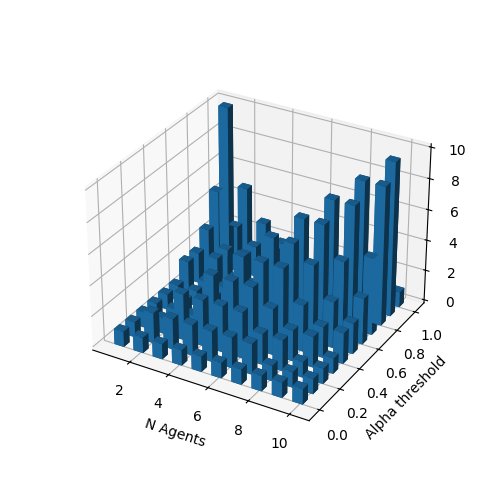

Python code for this plot:
import gurobipy as gp
from gurobipy import GRB
import numpy as np
import matplotlib.pyplot as plt


def get_max_sent_messages(n_agents: int, alpha_thres: float):
    # Create a new model
    model = gp.Model()
    model.setParam("OutputFlag", 0)  # Disables solver print output

    # Create variables
    alpha = {}
    beta = {}
    for i in range(n_agents):
        alpha[i] = model.addVar(lb=0, ub=1, vtype=GRB.CONTINUOUS, name=f"alpha_{i}")
        beta[i] = model.addVar(vtype=GRB.BINARY, name=f"beta_{i}")

    # enforce integer constraints on binary vars
    model.Params.IntegralityFocus = 1

    # constraints
    # outgoing attention sums to 1 for each agent
    sum = 0
    for i in range(n_agents):
        sum += alpha[i]
    model.addConstr(sum == 1, name="total attention")

    # Constants
    # M is chosen to be as small as possible given the bounds on alpha and beta
    eps = 0.00000001
    M = 1 + eps

    for i in range(n_agents):
        # If alpha >= alpha_thres, then beta = 1, otherwise beta = 0
        model.addConstr(
            alpha[i] >= alpha_thres + eps - M * (1 - beta[i]), name=f"bigM_constr1_{i}"
        )
        model.addConstr(alpha[i] <= alpha_thres + M * beta[i], name=f"bigM_constr2_{i}")

    model.update()

    # define objective
    obj = 0
    for i in range(n_agents):
        obj += beta[i]
    model.setObjective(obj, GRB.MAXIMIZE)

    # # infeasibility debugging
    # model.params.DualReductions = 0

    model.update()
    model.optimize()

    # also uncomment line above model.optimize()
    # if model.status == GRB.Status.INFEASIBLE:
    #     model.computeIIS()
    #     print("Irreducible Inconsistent Subset Infeasible Constraints\n")
    #     for c in model.getConstrs():
    #         if c.IISConstr:
    #             print(f"{c.constrName}")

    return model.ObjVal


max_n_agents = 20
agent_step = 1
alpha_step = 0.05

n_agents = np.arange(1, max_n_agents + agent_step, agent_step)
alpha_thresholds = np.arange(0, 1 + alpha_step, alpha_step)

# create a mesh grid for the data points to be processed
_xx, _yy = np.meshgrid(n_agents, alpha_thresholds)
n_agents_plot, alphas_plot = _xx.ravel(), _yy.ravel()

out = []
for n, alpha in zip(n_agents_plot, alphas_plot):
    out.append(get_max_sent_messages(n, alpha))

top = np.array(out)


bottom = np.zeros_like(top)

# create 3D figure
fig = plt.figure(figsize=(5, 5))
ax = fig.add_subplot(projection="3d")

width = agent_step / 2
depth = alpha_step / 2

plt.style.use("fast")
ax.bar3d(
    n_agents_plot - (width / 2),
    alphas_plot - (depth / 2),
    bottom,
    width,
    depth,
    top,
    shade=True,
)
ax.set_xlabel("N Agents")
ax.set_ylabel("Alpha threshold")
ax.set_zlabel("Max. Outgoing Messages per Agent")

plt.show()
# plt.savefig("n_max_messages.png")
